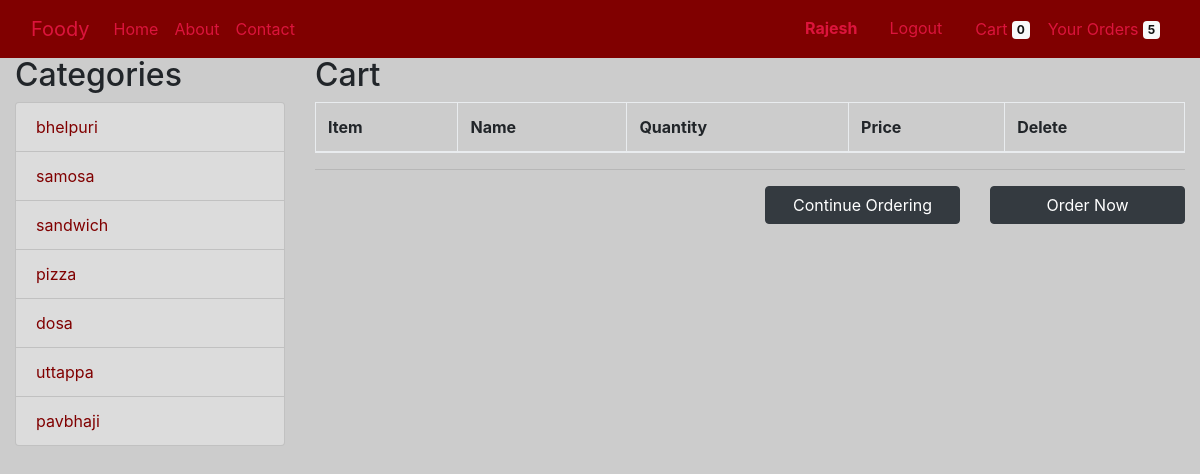
The app's page /carts.php (signed in) with its own data.
### tables this page shows
CREATE TABLE `category` (
  `cat_id` int(11) NOT NULL,
  `cat_name` varchar(55) NOT NULL
);

### carts.php (the view, shortened to what this page needs)
<?php include('includes/header.php'); ?>
<?php include('includes/navigation.php'); ?>
<div class="container-fluid">
      <div class="row">
        <div class="col-md-3">
          <h2>Categories</h2>
          <div class="list-group">
            <?php
              $c_query = "SELECT * FROM category";
              $ret_cat = mysqli_query($con, $c_query);
              while($row = mysqli_fetch_array($ret_cat)) {
                $cat_title = $row['cat_name'];
                echo "<a style='background-color: #DCDCDC;color:#800000;' href='bycategory.php?source={$cat_title}' class='list-group-item'>{$cat_title}</a>";
              }
             ?>
          </div>
        </div>
        <div class="col-md-9">
        	<h2>Cart</h2>
        	<table class="table table-bordered">
        		<thead>
        			<tr>
        				<th>Item</th>
        				<th>Name</th>
                <th>Quantity</th>
        				<th>Price</th>
                <th>Delete</th>
        			</tr>
        		</thead>
        </table>
        <hr>
            <div class="row">
              <div class="col-md-3 offset-md-6">
                <a href="index.php" class="btn btn-dark btn-block">Continue Ordering</a>
              </div>
              <div class="col-md-3">
                  <input type="submit" name="submit" value="Order Now" class="btn btn-dark btn-block">
              </div>
            </div>
	 		</div>
		 </div>
    </div>

### css/shop-homepage.css (style rules this page uses)
body { padding-top: 54px; }
@media (min-width: 992px) { body { padding-top: 56px; } }

### css/style.css (style rules this page uses)
body { background: rgb(204,204,204); }

### includes/navigation.php (style rules this page uses)
a { color: #DC143C; }

### records on screen
category: cat_name "bhelpuri"
category: cat_name "samosa"
category: cat_name "sandwich"
category: cat_name "pizza"
category: cat_name "dosa"
category: cat_name "uttappa"
category: cat_name "pavbhaji"

### other values on screen
$_SESSION['cname'] "Rajesh"
$count_of_cart "0"
$count_of_order "5"
